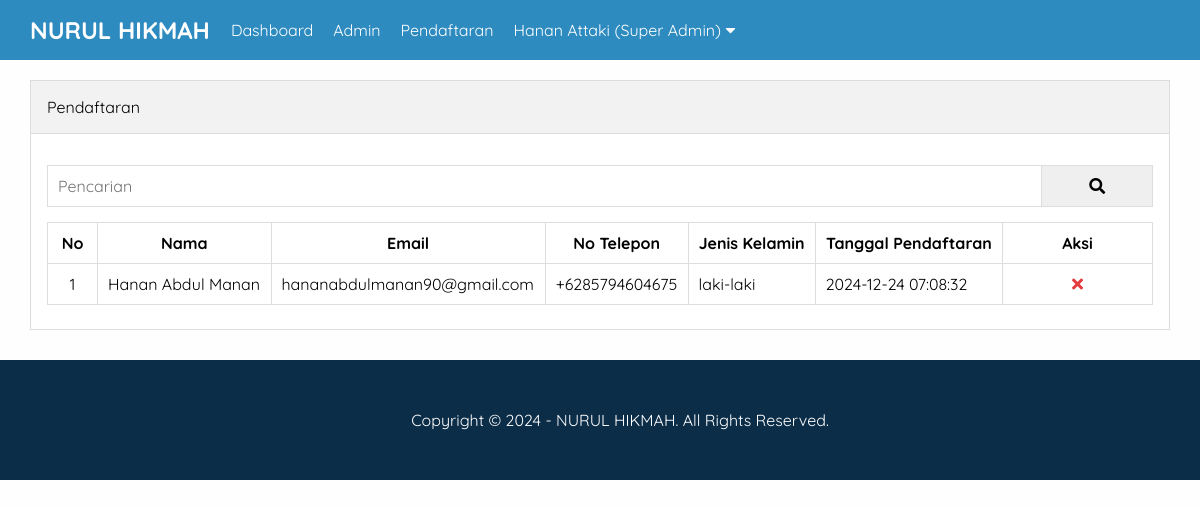
The app's page /admin/pendaftaran.php (signed in) with its own data.
### tables this page shows
CREATE TABLE `pengaturan` (
  `id` int(11) NOT NULL,
  `nama` varchar(50) NOT NULL,
  `email` varchar(50) NOT NULL,
  `telepon` varchar(20) NOT NULL,
  `alamat` text NOT NULL,
  `logo` varchar(50) NOT NULL,
  `favicon` varchar(50) NOT NULL,
  `tentang_pesantren` text NOT NULL,
  `foto_pesantren` varchar(50) NOT NULL,
  `google_maps` text NOT NULL,
  `nama_pimpinan` varchar(50) NOT NULL,
  `foto_pimpinan` varchar(50) NOT NULL,
  `sambutan_pimpinan` text NOT NULL,
  `created_at` timestamp NOT NULL DEFAULT current_timestamp(),
  `updated_at` datetime DEFAULT NULL
);

CREATE TABLE `pendaftaran` (
  `id` int(11) NOT NULL,
  `nama` varchar(255) NOT NULL,
  `email` varchar(255) NOT NULL,
  `no_telp` varchar(20) NOT NULL,
  `jenis_kelamin` enum('laki-laki','perempuan') NOT NULL,
  `created_at` timestamp NOT NULL DEFAULT current_timestamp()
);

### admin/pendaftaran.php (the view, shortened to what this page needs)
<?php include 'header.php'; ?>
<div class="content">
    <div class="container">
        <div class="box">
            <div class="box-header">
                Pendaftaran
            </div>
            <div class="box-body">
                <form action="">
                    <div class="input-group">
                        <input type="text" name="key" placeholder="Pencarian">
                        <button type="submit"><i class="fa fa-search"></i></button>
                    </div>
                </form>
                <table class="table">
                    <thead>
                        <tr>
                            <th>No</th>
                            <th>Nama</th>
                            <th>Email</th>
                            <th>No Telepon</th>
                            <th>Jenis Kelamin</th>
                            <th>Tanggal Pendaftaran</th>
                            <th>Aksi</th>
                        </tr>
                    </thead>
                    <tbody>
                        <?php
                        $no = 1;
                        $where = " WHERE 1=1 ";
                        $pendaftaran = mysqli_query($conn, "SELECT id, nama, email, no_telp, jenis_kelamin, created_at FROM pendaftaran $where ORDER BY id DESC");
                        if (mysqli_num_rows($pendaftaran) > 0) {
                            while ($p = mysqli_fetch_array($pendaftaran)) {
                        ?>
                        <tr>
                            <td><?= $no++ ?></td>
                            <td><?= $p['nama'] ?></td>
                            <td><?= $p['email'] ?></td>
                            <td><?= $p['no_telp'] ?></td>
                            <td><?= $p['jenis_kelamin'] ?></td>
                            <td><?= $p['created_at'] ?></td>
                            <td>
                                <a href="hapus.php?idpendaftaran=<?= $p['id'] ?>"
                                    onclick="return confirm('Yakin ingin hapus ?')" title="Hapus Data"
                                    class="text-red"><i class="fa fa-times"></i></a>
                            </td>
                        </tr>
                        <?php }
                        } else { ?>
                        <tr>
                            <td colspan="7">Data tidak ada</td>
                        </tr>
                        <?php } ?>
                    </tbody>
                </table>
            </div>
        </div>
    </div>
</div>
<?php include 'footer.php'; ?>

### admin/header.php (shortened to what this page needs)
<?php
include '../koneksi.php';
$identitas = mysqli_query($conn, "SELECT * FROM pengaturan ORDER BY id DESC LIMIT 1");
$d = mysqli_fetch_object($identitas);
?>
<!DOCTYPE html>
<html>
<head>
    <link rel="stylesheet" type="text/css" href="../assets/css/admin.css">
    <link rel="stylesheet" href="https://cdnjs.cloudflare.com/ajax/libs/font-awesome/5.15.3/css/all.min.css"
 />
</head>
<body class="bg-light">
    <div class="navbar">
        <div class="container">
            <h2 class="nav-brand float-left"><a href="index.php"><?= $d->nama ?></a></h2>
            <ul class="nav-menu float-left">
                <li><a href="index.php">Dashboard</a></li>
                <?php if ($_SESSION['ulevel'] == 'Super Admin') { ?>
                <li><a href="admin.php">Admin</a></li>
                <li><a href="pendaftaran.php">Pendaftaran</a></li>
                <?php } ?>
                <li>
                    <a href="#"><?= $_SESSION['uname'] ?> (<?= $_SESSION['ulevel'] ?>) <i
                            class="fa fa-caret-down"></i></a>
                </li>
            </ul>
        </div>
    </div>

### admin/footer.php
<footer>
    <div class="container text-center">
        <p>Copyright &copy; <?= date('Y') ?> - <?= $d->nama ?>. All Rights Reserved.</p>
    </div>
</footer>
</body>
</html>

### assets/css/admin.css (style rules this page uses)
* { margin:0; padding:0; font-family: 'Quicksand', sans-serif; box-sizing: border-box; }
a { text-decoration: none; }
.float-left { float:left; }
.container { width: 1140px; margin:0 auto; }
.container::after { content: ""; display: block; clear: both; }
.bg-light { background-color: #fefefe; }
.box { border:1px solid #ddd; background-color: #fff; }
.box-header { padding:16px; border-bottom:1px solid #ddd; background-color: #f2f2f2; }
.box-body { padding:16px; }
form { margin:15px 0; }
.text-center { text-align: center !important; }
.navbar { height: 60px; width: 100%; background-color: #2E8BC0; position: fixed; top: 0; z-index: 1000; }
.navbar a { color: #fff; }
.nav-brand { display: inline-block; padding:15px 0; margin-right: 16px; }
.nav-menu { display: flex; list-style: none; margin-left: auto; gap: 10px; }
.nav-menu li a { padding: 20px 5px; display: inline-block; }
.content { padding:80px 0 30px 0; }
.table { width:100%; border-collapse: collapse; margin:8px 0; }
.table th, .table td { border:1px solid #ddd; padding:10px; }
.table td:first-child { width:50px; text-align: center; }
.table td:last-child { width:150px; text-align: center; }
.text-red { color: #E43D40; }
.input-group:after { content: ""; clear: both; display: block; }
.input-group input[type="text"] { width: 90%; padding: 10px; font-size: 16px; float: left; border:1px solid #ddd; }
.input-group button { width: 10%; padding: 10px; font-size: 16px; float: left; border:1px solid #ddd; border-left: none; }
footer { padding:50px; background-color: #0C2D48; color: #fff; }

### records on screen
pengaturan: nama "NURUL HIKMAH"
pendaftaran: nama "Hanan Abdul Manan", email "hananabdulmanan90@gmail.com", no_telp "+6285794604675", jenis_kelamin "laki-laki", created_at "2024-12-24 07:08:32"

### other values on screen
$_SESSION['uname'] "Hanan Attaki"
$_SESSION['ulevel'] "Super Admin"
